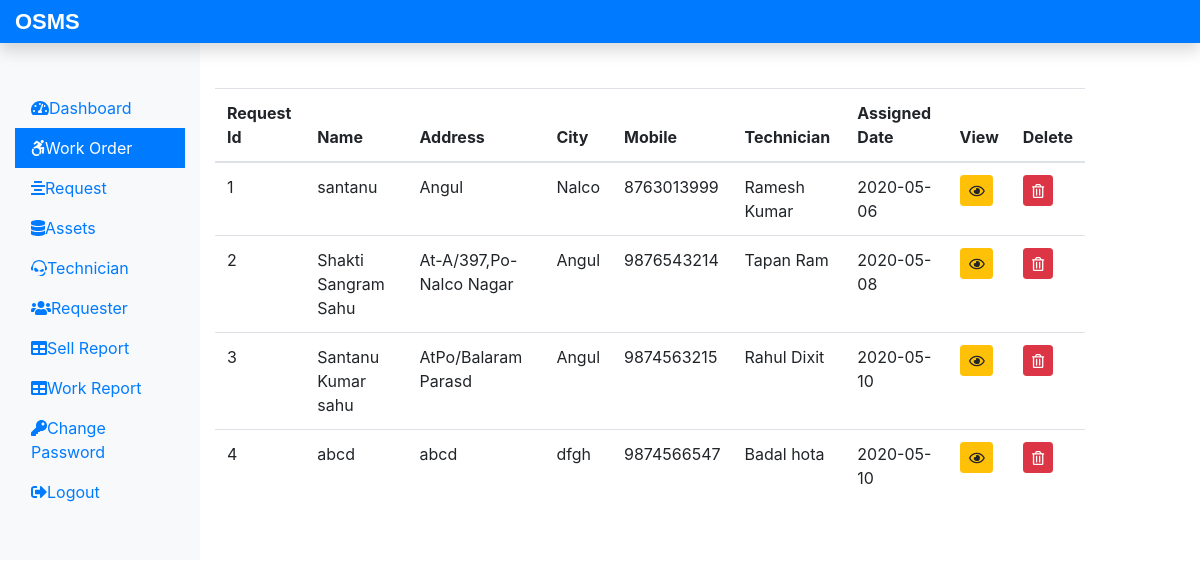
Page /admin/work.php (signed in) on the committed database.
### tables this page shows
CREATE TABLE `assign_work` (
  `rno` int(11) NOT NULL,
  `requestid` int(11) NOT NULL,
  `request_info` text NOT NULL,
  `request_desc` text NOT NULL,
  `requester_name` varchar(60) NOT NULL,
  `requester_add1` text NOT NULL,
  `requester_add2` text NOT NULL,
  `requester_city` varchar(60) NOT NULL,
  `requester_state` varchar(60) NOT NULL,
  `requester_pin` int(11) NOT NULL,
  `requester_email` varchar(100) NOT NULL,
  `requester_mobile` bigint(20) NOT NULL,
  `assign_tech` varchar(100) NOT NULL,
  `assign_date` date NOT NULL
);

### admin/work.php (the view, shortened to what this page needs)
<?php
  include_once('../dbconnection.php');
  include_once('includes/header.php');
?>
<div class="col-md-9 col-sm-10 mt-5">
  <?php $sql="SELECT * FROM assign_work";
    $result=$conn->query($sql);
    if($result->num_rows > 0){?>
    <table class="table">
      <thead>
        <th>Request Id</th>
        <th>Name</th>
        <th>Address</th>
        <th>City</th>
        <th>Mobile</th>
        <th>Technician</th>
        <th>Assigned Date</th>
        <th>View</th>
        <th>Delete</th>
      </thead>
      <tbody>
        <?php while($row=$result->fetch_assoc()){ ?>
        <tr>
          <td><?php echo $row['requestid'] ;?></td>
          <td><?php echo $row['requester_name'] ;?></td>
          <td><?php echo $row['requester_add1'] ;?></td>
          <td><?php echo $row['requester_city'] ;?></td>
          <td><?php echo $row['requester_mobile'] ;?></td>
          <td><?php echo $row['assign_tech'] ;?></td>
          <td><?php echo $row['assign_date'] ;?></td>
          <td >
          <form action="viewassignwork.php" method="post" >
              <button type="submit" name="view" class="btn btn-warning btn-sm "><i class="far fa-eye"></i></button>
            </form>
          </td>
          <td>
            <form action="" method="post" >
              <button type="submit" name="delete" class="btn btn-danger btn-sm"><i class="far fa-trash-alt"></i></button>
            </form>
          </td>
        </tr>
        <?php } ?>
      </tbody>
    </table>
   <?php }else{ echo'<div class="alert alert-info">No Work Order Available</div>';
        } ?>
</div>
<?php include_once('includes/footer.php') ?>

### rows in the picture
assign_work: requestid "1", requester_name "santanu", requester_add1 "Angul", requester_city "Nalco", requester_mobile "8763013999", assign_tech "Ramesh Kumar", assign_date "2020-05-06"
assign_work: requestid "2", requester_name "Shakti Sangram Sahu", requester_add1 "At-A/397,Po-Nalco Nagar", requester_city "Angul", requester_mobile "9876543214", assign_tech "Tapan Ram", assign_date "2020-05-08"
assign_work: requestid "3", requester_name "Santanu Kumar sahu", requester_add1 "AtPo/Balaram Parasd", requester_city "Angul", requester_mobile "9874563215", assign_tech "Rahul Dixit", assign_date "2020-05-10"
assign_work: requestid "4", requester_name "abcd", requester_add1 "abcd", requester_city "dfgh", requester_mobile "9874566547", assign_tech "Badal hota", assign_date "2020-05-10"
